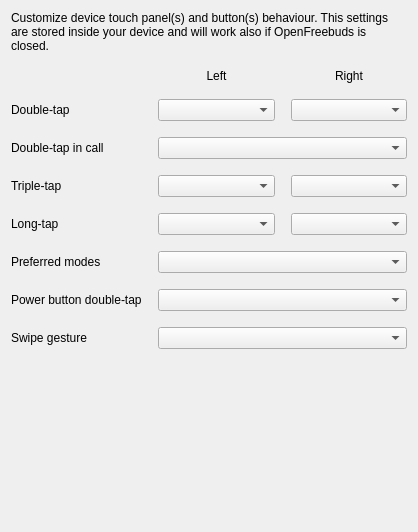
<?xml version="1.0" encoding="UTF-8"?>
<ui version="4.0">
 <class>OfbQtGesturesModule</class>
 <widget class="QWidget" name="OfbQtGesturesModule">
  <property name="geometry">
   <rect>
    <x>0</x>
    <y>0</y>
    <width>418</width>
    <height>532</height>
   </rect>
  </property>
  <property name="sizePolicy">
   <sizepolicy hsizetype="Preferred" vsizetype="Preferred">
    <horstretch>1</horstretch>
    <verstretch>1</verstretch>
   </sizepolicy>
  </property>
  <property name="windowTitle">
   <string>Gestures</string>
  </property>
  <layout class="QGridLayout" name="gridLayout">
   <property name="spacing">
    <number>16</number>
   </property>
   <item row="5" column="0">
    <widget class="QLabel" name="long_label">
     <property name="text">
      <string>Long-tap</string>
     </property>
    </widget>
   </item>
   <item row="7" column="1" colspan="2">
    <widget class="QComboBox" name="power_left"/>
   </item>
   <item row="4" column="0">
    <widget class="QLabel" name="triple_label">
     <property name="text">
      <string>Triple-tap</string>
     </property>
    </widget>
   </item>
   <item row="3" column="0">
    <widget class="QLabel" name="double_in_call_label">
     <property name="text">
      <string>Double-tap in call</string>
     </property>
    </widget>
   </item>
   <item row="8" column="1" colspan="2">
    <widget class="QComboBox" name="swipe_left"/>
   </item>
   <item row="4" column="1">
    <widget class="QComboBox" name="triple_left"/>
   </item>
   <item row="1" column="1">
    <widget class="QLabel" name="label_2">
     <property name="sizePolicy">
      <sizepolicy hsizetype="Preferred" vsizetype="Fixed">
       <horstretch>0</horstretch>
       <verstretch>0</verstretch>
      </sizepolicy>
     </property>
     <property name="text">
      <string>Left</string>
     </property>
     <property name="alignment">
      <set>Qt::AlignCenter</set>
     </property>
    </widget>
   </item>
   <item row="7" column="0">
    <widget class="QLabel" name="power_label">
     <property name="text">
      <string>Power button double-tap</string>
     </property>
    </widget>
   </item>
   <item row="0" column="0" colspan="3">
    <widget class="QLabel" name="label">
     <property name="text">
      <string>Customize device touch panel(s) and button(s) behaviour. This settings are stored inside your device and will work also if OpenFreebuds is closed.</string>
     </property>
     <property name="wordWrap">
      <bool>true</bool>
     </property>
    </widget>
   </item>
   <item row="8" column="0">
    <widget class="QLabel" name="swipe_label">
     <property name="text">
      <string>Swipe gesture</string>
     </property>
    </widget>
   </item>
   <item row="3" column="1" colspan="2">
    <widget class="QComboBox" name="double_in_call_left"/>
   </item>
   <item row="9" column="1">
    <spacer name="verticalSpacer">
     <property name="orientation">
      <enum>Qt::Vertical</enum>
     </property>
     <property name="sizeHint" stdset="0">
      <size>
       <width>20</width>
       <height>40</height>
      </size>
     </property>
    </spacer>
   </item>
   <item row="2" column="0">
    <widget class="QLabel" name="double_label">
     <property name="text">
      <string>Double-tap</string>
     </property>
    </widget>
   </item>
   <item row="5" column="1">
    <widget class="QComboBox" name="long_left"/>
   </item>
   <item row="5" column="2">
    <widget class="QComboBox" name="long_right"/>
   </item>
   <item row="4" column="2">
    <widget class="QComboBox" name="triple_right"/>
   </item>
   <item row="2" column="2">
    <widget class="QComboBox" name="double_right"/>
   </item>
   <item row="2" column="1">
    <widget class="QComboBox" name="double_left">
     <property name="sizeIncrement">
      <size>
       <width>0</width>
       <height>0</height>
      </size>
     </property>
    </widget>
   </item>
   <item row="6" column="1" colspan="2">
    <widget class="QComboBox" name="long_anc_left"/>
   </item>
   <item row="1" column="2">
    <widget class="QLabel" name="label_3">
     <property name="sizePolicy">
      <sizepolicy hsizetype="Preferred" vsizetype="Fixed">
       <horstretch>0</horstretch>
       <verstretch>0</verstretch>
      </sizepolicy>
     </property>
     <property name="text">
      <string>Right</string>
     </property>
     <property name="alignment">
      <set>Qt::AlignCenter</set>
     </property>
    </widget>
   </item>
   <item row="6" column="0">
    <widget class="QLabel" name="long_anc_label">
     <property name="text">
      <string>Preferred modes</string>
     </property>
    </widget>
   </item>
  </layout>
 </widget>
 <resources/>
 <connections/>
</ui>
